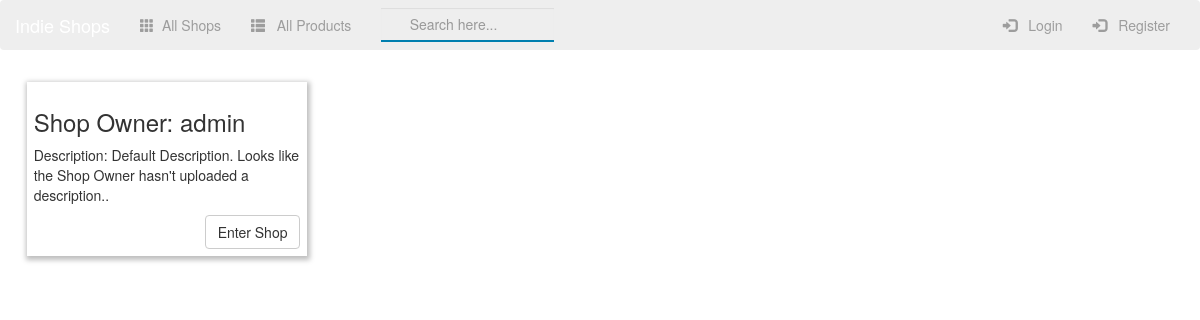
Page /shop/ on the earlier database version.
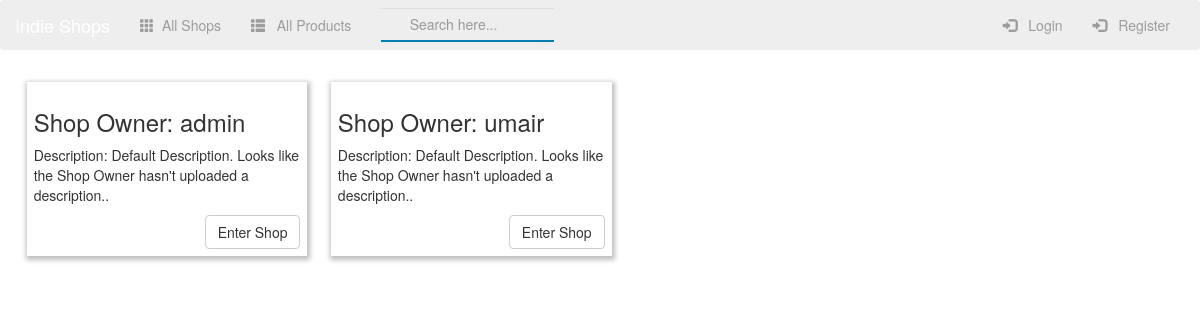
Same page on the later database version.
### shop/models.py (models this page shows, shortened)
class Shop(models.Model):
    name = models.CharField(max_length=150)
    owner = models.OneToOneField(User, related_name="owner")
    description = models.TextField(max_length=5000, default="Default Description. Looks like the Shop Owner hasn't uploaded a description..")
    def create_shop(sender, **kwargs):
        user = kwargs["instance"]
        if kwargs["created"]:
            up = Shop(owner=user)
            up.save()
    post_save.connect(create_shop, sender=User)

### shop/views.py (the view)
class IndexView(ListView):
    template_name = 'shop/index.html'
    context_object_name = 'shop_list'
    def get_queryset(self):
        return Shop.objects.all()

### shop/templates/shop/index.html (shortened to what this page needs)
{% extends 'shop/base.html' %}
{% block main-content %}
    {% for shop in shop_list %}
            <div class="card-container">
                <div class="caption">
                    <h3>Shop Owner: {{ shop.owner }}</h3>
                    <p>Description: {{ shop.description }}</p>
                </div>
                <a href="{% url 'shop:detail' shop.id %}"><button type="button" class="btn btn-default pull-right">Enter Shop</button></a>
            </div>
    {% endfor %}
{% endblock %}

Differences in the rows shown:
added Shop: owner "umair", description "Default Description. Looks like the Shop Owner hasn't uploaded a description.."
